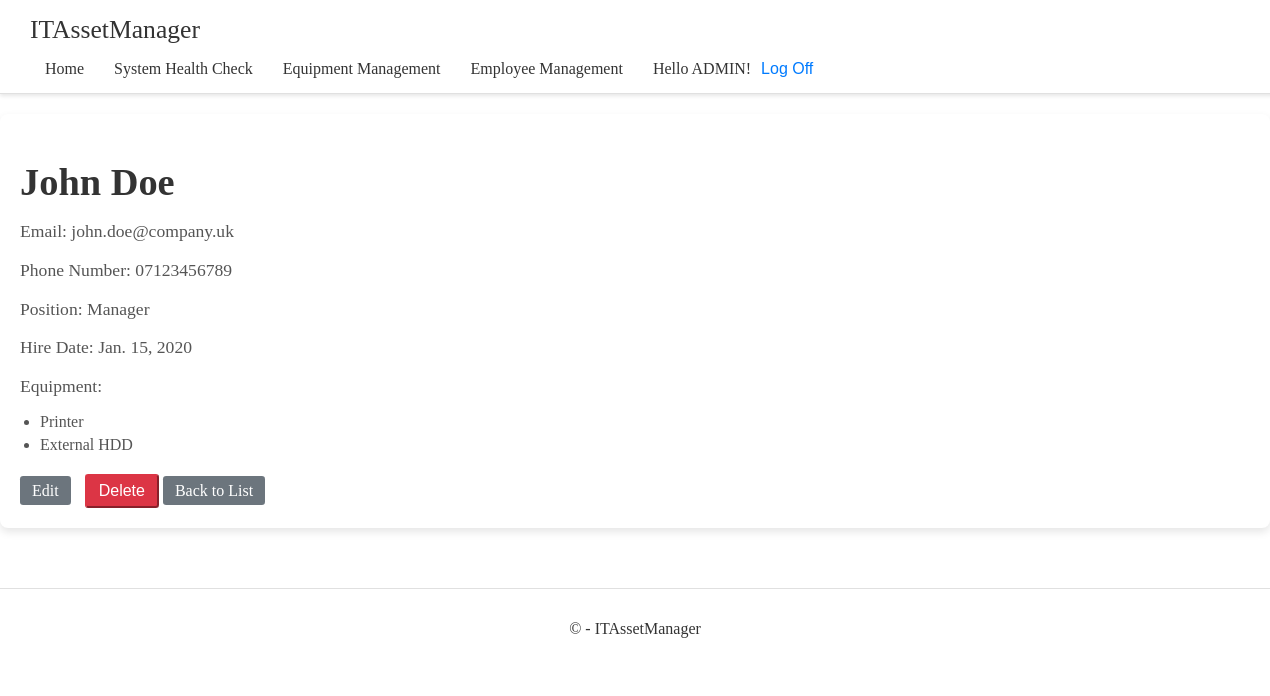
The app's page /employee/4/ (signed in) with its own data.
### app/models.py (models this page shows, shortened)
class Employee(models.Model):
    POSITION_CHOICES = [
        ('manager', 'Manager'),
        ('technician', 'Technician'),
        ('intern', 'Intern'),
        ('contractor', 'Contractor'),
        ('receptionist', 'Receptionist'),
        ('hr manager', 'Hr Manager'),
    ]
    first_name = models.CharField(max_length=50)
    last_name = models.CharField(max_length=50)
    email = models.EmailField(unique=True)
    phone_number = models.CharField(max_length=15, null=True, blank=True)  # Nullable and blankable
    position = models.CharField(max_length=20, choices=POSITION_CHOICES, default='intern')
    hire_date = models.DateField(default=date.today)  # Default to current day
    equipment = models.ManyToManyField(Equipment, blank=True)

class Equipment(models.Model):
    CONDITION_CHOICES = [
        ('new', 'New'),
        ('good', 'Good'),
        ('fair', 'Fair'),
        ('poor', 'Poor'),
        ('broken', 'Broken'),
    ]
    USAGE_STATUS_CHOICES = [
        ('free', 'Free'),
        ('in_use', 'In Use'),
        ('maintenance', 'Maintenance'),
        ('in_repair', 'In Repair'),
    ]
    name = models.CharField(max_length=100)
    description = models.TextField(null=True, blank=True)  # Nullable and blankable
    purchased_date = models.DateField(default=date.today)  # Default to current day
    serial_number = models.CharField(max_length=100, unique=True)
    assigned_users = models.ManyToManyField(User, blank=True)
    condition_status = models.CharField(max_length=10, choices=CONDITION_CHOICES, default='new')
    usage_status = models.CharField(max_length=15, choices=USAGE_STATUS_CHOICES, default='free')
    stock = models.PositiveIntegerField(default=0)

### app/decorators.py (the view)
    def wrapper(request, *args, **kwargs):
        if not request.user.is_authenticated:
            return redirect('login')
        return view_func(request, *args, **kwargs)

### app/views.py (called while the page is built)
@login_required
def employee_detail(request, pk):
    employee = get_object_or_404(Employee, pk=pk)
    return render(request, 'app/employee/employee_detail.html', {'employee': employee})

### app/templates/app/employee/employee_detail.html (shortened to what this page needs)
{% extends 'app/base.html' %}
{% load static %}
{% block extra_head %}
<link rel="stylesheet" href="{% static 'app/content/employee/employee_detail.css' %}">
{% endblock %}
{% block content %}
<div class="employee-detail">
    <h1>{{ employee.first_name }} {{ employee.last_name }}</h1>
    <p>Email: {{ employee.email }}</p>
    <p>Phone Number: {{ employee.phone_number }}</p>
    <p>Position: {{ employee.get_position_display }}</p>
    <p>Hire Date: {{ employee.hire_date }}</p>
    <p>Equipment:</p>
    <ul>
        {% for equipment in employee.equipment.all %}
        <li>{{ equipment.name }}</li>
        {% endfor %}
    </ul>
    <a class="btn btn-secondary" href="{% url 'employee_update' employee.pk %}">Edit</a>
    <form method="post" action="{% url 'employee_delete' employee.pk %}" style="display:inline;">
        <button class="btn btn-danger" type="submit">Delete</button>
    </form>
    <a class="btn btn-secondary" href="{% url 'employee_list' %}">Back to List</a>
</div>
{% endblock %}

### app/templates/app/loginpartial.html (shortened to what this page needs)
{% if user.is_authenticated %}
<div class="navbar-user-actions">
    <span class="navbar-user-greeting">Hello {{ user.username|upper }}!</span>
    <form id="logoutForm" action="{% url 'logout' %}" method="post" class="navbar-logoff-form">
        <button type="submit" class="navbar-logoff-button">Log Off</button>
    </form>
</div>
{% else %}
<div class="navbar-user-actions">
    <a href="{% url 'login' %}" class="navbar-logoff-button">Log In</a>
</div>
{% endif %}

### app/static/app/content/base.css (style rules this page uses)
.navbar-user-actions { display: flex; align-items: self-end; margin-left: auto; }
.navbar-user-actions .navbar-user-greeting { color: #333; font-size: 1rem; padding-right: 10px; }
.navbar-user-actions .navbar-logoff-button { color: #007bff; text-decoration: none; font-size: 1rem; background: none; border: none; cursor: pointer; padding: 0; transition: color 0.3s ease; }
html, body { height: 100%; margin: 0; }
body { display: flex; flex-direction: column; }

### app/static/app/content/employee/employee_detail.css (style rules this page uses)
.employee-detail { margin-top: 20px; padding: 20px; background-color: #ffffff; border-radius: 8px; box-shadow: 0 4px 8px rgba(0, 0, 0, 0.1); }
.employee-detail h1 { color: #333; font-size: 2.4rem; margin-bottom: 15px; }
.employee-detail p { color: #555; font-size: 1.1rem; margin-bottom: 10px; }
.employee-detail ul { list-style-type: disc; padding-left: 20px; margin-bottom: 20px; }
.employee-detail ul li { color: #555; font-size: 1rem; margin-bottom: 5px; }
.btn-secondary { background-color: #6c757d; border-color: #6c757d; color: #ffffff; text-decoration: none; padding: 0.375rem 0.75rem; font-size: 1rem; border-radius: 0.2rem; transition: background-color 0.15s ease-in-out, border-color 0.15s ease-in-out; margin-right: 10px; }
.btn-danger { background-color: #dc3545; border-color: #dc3545; color: #ffffff; text-decoration: none; padding: 0.375rem 0.75rem; font-size: 1rem; border-radius: 0.2rem; transition: background-color 0.15s ease-in-out, border-color 0.15s ease-in-out; }

### records on screen
Employee: first_name "John", last_name "Doe", email "john.doe@company.uk", phone_number "07123456789", position "Manager", hire_date "Jan. 15, 2020"
Equipment: name "Printer"
Equipment: name "External HDD"

### other values on screen
{{ user.username|upper }} "ADMIN"
